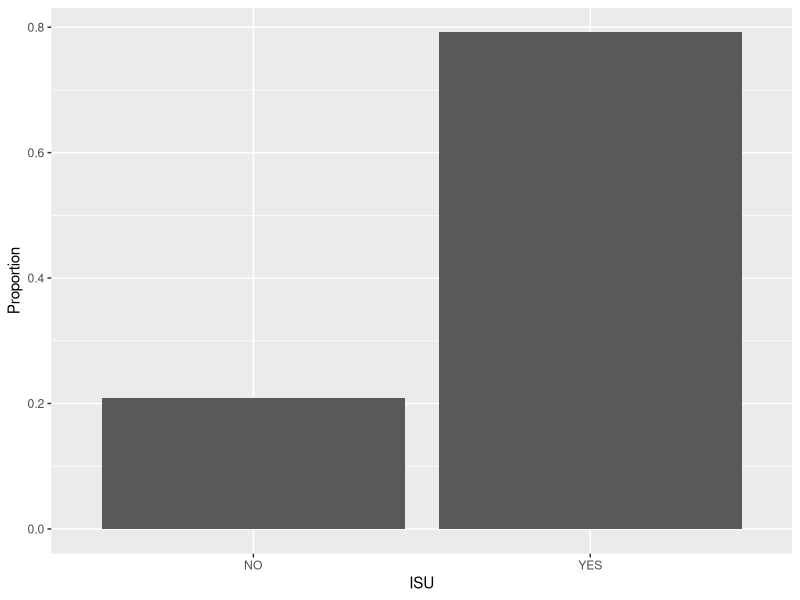
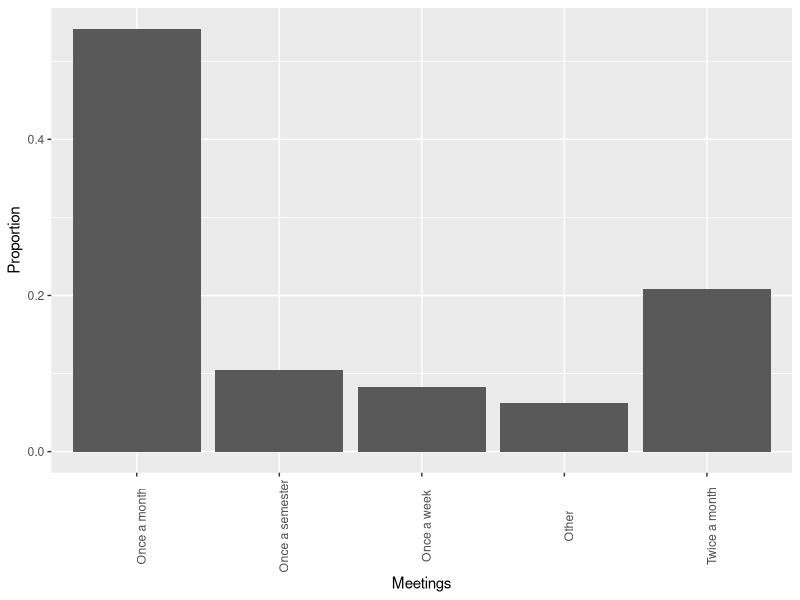

These figures' R source, in order:
## ---- chunk 1
knitr::opts_chunk$set(echo = TRUE)
## ---- chunk 2
library(ggplot2)
library()
dat <- read.csv("info.csv", header=TRUE)
ggplot(data = dat, aes(x=ISU)) + geom_bar(aes(y=(..count..)/sum(..count..)))  + labs(y = "Proportion",  x = "ISU")

## ---- chunk 3
ggplot(data = dat, aes(x=often)) + geom_bar(aes(y=(..count..)/sum(..count..))) + theme(axis.text.x =  element_text(angle=90)) + labs(y = "Proportion",  x = "Meetings")

